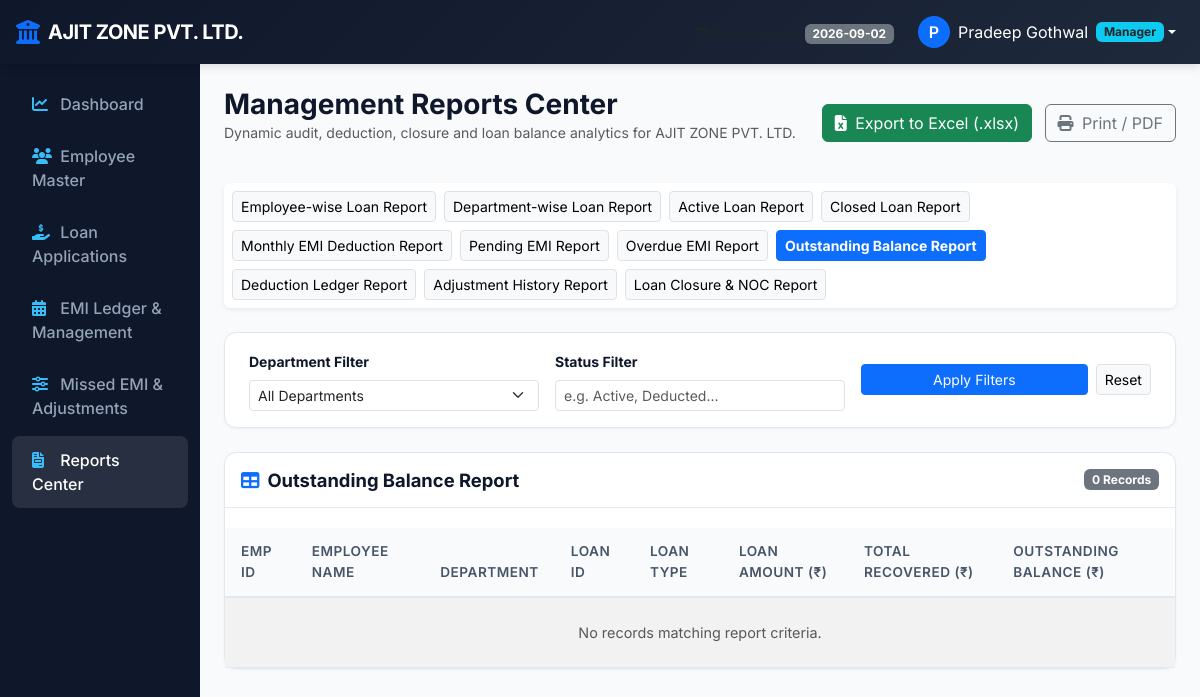
Before: /reports?type=outstanding (signed in) with the older database file.
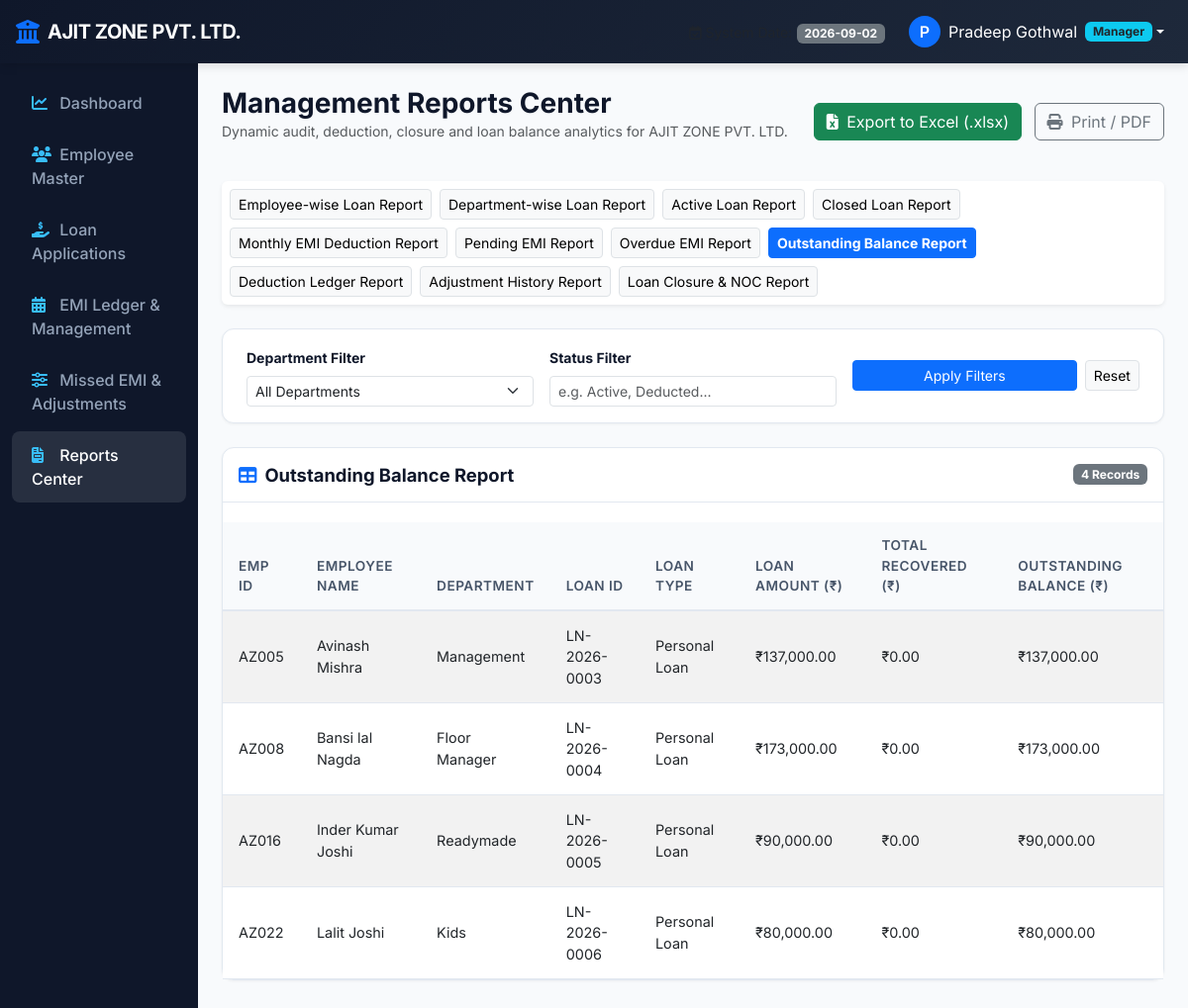
After: the same page with the newer database file.
### models.py (models this page shows)
class Employee(db.Model):
    __tablename__ = 'employees'
    id = db.Column(db.Integer, primary_key=True)
    emp_id = db.Column(db.String(32), unique=True, nullable=False, index=True)
    name = db.Column(db.String(128), nullable=False)
    department = db.Column(db.String(64), nullable=False, index=True)
    designation = db.Column(db.String(64), nullable=False)
    current_salary = db.Column(db.Float, nullable=False, default=0.0)
    email = db.Column(db.String(128), nullable=True)
    phone = db.Column(db.String(32), nullable=True)
    pan_number = db.Column(db.String(32), nullable=True)
    aadhar_number = db.Column(db.String(32), nullable=True)
    bank_name = db.Column(db.String(64), nullable=True)
    bank_account_no = db.Column(db.String(64), nullable=True)
    ifsc_code = db.Column(db.String(32), nullable=True)
    status = db.Column(db.String(16), nullable=False, default='Active') # Active, Inactive, Terminated
    hiring_date = db.Column(db.Date, nullable=True)
    joining_date = db.Column(db.Date, nullable=True)
    address = db.Column(db.Text, nullable=True)
    city = db.Column(db.String(64), nullable=True)
    emergency_contact = db.Column(db.String(64), nullable=True)
    emergency_relation = db.Column(db.String(32), nullable=True)
    emergency_phone = db.Column(db.String(32), nullable=True)
    created_at = db.Column(db.DateTime, default=datetime.utcnow)
    updated_at = db.Column(db.DateTime, default=datetime.utcnow, onupdate=datetime.utcnow)
    loans = db.relationship('Loan', backref='employee', lazy=True)

class Loan(db.Model):
    __tablename__ = 'loans'
    id = db.Column(db.Integer, primary_key=True)
    loan_id = db.Column(db.String(32), unique=True, nullable=False, index=True)
    employee_id = db.Column(db.Integer, db.ForeignKey('employees.id'), nullable=False)
    loan_type = db.Column(db.String(64), nullable=False) # Personal Loan, Emergency Advance, Salary Advance, Medical Loan, Home Loan
    loan_amount = db.Column(db.Float, nullable=False)
    monthly_emi = db.Column(db.Float, nullable=False)
    interest_rate = db.Column(db.Float, default=0.0) # Annual Interest Rate %
    processing_fee = db.Column(db.Float, default=0.0) # Processing Fee Amount
    emi_start_date = db.Column(db.Date, nullable=False)
    emi_deduction_day = db.Column(db.Integer, nullable=False, default=5)
    tenure_months = db.Column(db.Integer, nullable=False)
    tenure_from = db.Column(db.Date, nullable=True)
    tenure_to = db.Column(db.Date, nullable=True)
    reason = db.Column(db.Text, nullable=True)
    remarks = db.Column(db.Text, nullable=True)
    declaration_accepted = db.Column(db.Boolean, default=True)
    application_date = db.Column(db.Date, default=datetime.utcnow().date)
    approval_status = db.Column(db.String(32), nullable=False, default='Pending') # Pending, Approved, Rejected
    approval_date = db.Column(db.DateTime, nullable=True)
    approved_by_id = db.Column(db.Integer, db.ForeignKey('users.id'), nullable=True)
    disbursement_date = db.Column(db.DateTime, nullable=True)
    loan_status = db.Column(db.String(32), nullable=False, default='Pending') # Pending, Active, Closed, Rejected
    workflow_status = db.Column(db.String(32), nullable=False, default='Submitted')
    total_recovered = db.Column(db.Float, default=0.0)
    outstanding_balance = db.Column(db.Float, default=0.0)
    created_at = db.Column(db.DateTime, default=datetime.utcnow)
    schedules = db.relationship('EMISchedule', backref='loan', cascade='all, delete-orphan', lazy=True)
    deductions = db.relationship('EMIDeduction', backref='loan', cascade='all, delete-orphan', lazy=True)
    adjustments = db.relationship('EMIAdjustment', backref='loan', cascade='all, delete-orphan', lazy=True)
    documents = db.relationship('LoanDocument', backref='loan', cascade='all, delete-orphan', lazy=True)
    closure = db.relationship('LoanClosure', backref='loan', uselist=False, cascade='all, delete-orphan')

### routes/reports.py (the view, shortened to what this page needs)
@reports_bp.route('/reports')
@login_required
@permission_required('reports', 'view')
def index():
    report_type = request.args.get('type', 'active_loans')
    dept_filter = request.args.get('department', '').strip()
    status_filter = request.args.get('status', '').strip()
    start_date = request.args.get('start_date', '').strip()
    end_date = request.args.get('end_date', '').strip()
    export_fmt = request.args.get('export', '').strip()
    if export_fmt == 'excel':
        if not (g.user.is_superadmin() or g.user.has_permission('reports', 'export')):
            flash('Access Denied: You do not have permission to export reports to Excel.', 'danger')
            return redirect(url_for('reports.index', type=report_type))
    emp_id_filter = None
    if not g.user.can_view_all('reports'):
        emp_id_filter = g.user.employee_id or -1
    columns, rows = generate_report_data(report_type, dept_filter, status_filter, start_date, end_date, emp_id_filter=emp_id_filter)
    departments = db.session.query(Employee.department).distinct().all()
    departments = [d[0] for d in departments if d[0]]
    return render_template(
        'reports/index.html',
        report_types=REPORT_TYPES,
        current_report=report_type,
        columns=columns,
        rows=rows,
        departments=departments,
        selected_dept=dept_filter,
        selected_status=status_filter,
        start_date=start_date,
        end_date=end_date
    )

### models.py (called while the page is built)
    def is_superadmin(self):
        return self.role == 'Super_Admin' or self.is_primary_superadmin

    def get_permissions(self):
        if self.is_superadmin():
            from utils.permissions import MODULES_DEF
            perms = {}
            for m in MODULES_DEF:
                perms[m['id']] = list(m['actions'])
            return perms
        from utils.permissions import parse_user_permissions
        return parse_user_permissions(self.permissions, self.role)

    def has_permission(self, module, action):
        if self.is_superadmin():
            return True
        if not self.is_active:
            return False
        perms = self.get_permissions()
        module_actions = perms.get(module, [])
        if isinstance(module_actions, list):
            if action == 'view':
                return 'view_all' in module_actions or 'view_own' in module_actions
            return action in module_actions
        return False

    def can_view_all(self, module):
        if self.is_superadmin():
            return True
        perms = self.get_permissions()
        actions = perms.get(module, [])
        return 'view_all' in actions

### templates/reports/index.html (shortened to what this page needs)
{% extends 'base.html' %}
{% block content %}
<div class="d-flex justify-content-between align-items-center mb-4">
    <div>
        <h3 class="fw-bold mb-0">Management Reports Center</h3>
        <p class="text-muted small">Dynamic audit, deduction, closure and loan balance analytics for {{ COMPANY_NAME }}</p>
    </div>
    <div>
        {% if has_perm('reports', 'export') or is_superadmin() %}
        <a href="{{ url_for('reports.index', type=current_report, department=selected_dept, status=selected_status, export='excel') }}" class="btn btn-success me-2">
            <i class="fa-solid fa-file-excel me-1"></i> Export to Excel (.xlsx)
        </a>
        {% endif %}
        <button type="button" onclick="window.print()" class="btn btn-outline-secondary">
            <i class="fa-solid fa-print me-1"></i> Print / PDF
        </button>
    </div>
</div>
<div class="card mb-4 shadow-sm border-0">
    <div class="card-body p-2">
        <div class="d-flex flex-wrap gap-2">
            {% for r_key, r_name in report_types.items() %}
            <a href="{{ url_for('reports.index', type=r_key) }}" class="btn btn-sm {% if current_report == r_key %}btn-primary fw-bold{% else %}btn-light border{% endif %}">
                {{ r_name }}
            </a>
            {% endfor %}
        </div>
    </div>
</div>
<div class="content-card mb-4 py-3">
    <form method="GET" action="{{ url_for('reports.index') }}" class="row g-3 align-items-center">
        <div class="col-md-4">
            <label class="form-label small fw-bold">Department Filter</label>
            <select name="department" class="form-select form-select-sm" onchange="this.form.submit()">
                <option value="">All Departments</option>
            </select>
        </div>
        <div class="col-md-4">
            <label class="form-label small fw-bold">Status Filter</label>
            <input type="text" name="status" class="form-control form-control-sm" placeholder="e.g. Active, Deducted..." value="{{ selected_status }}">
        </div>
        <div class="col-md-4 d-flex align-items-end gap-2">
            <button type="submit" class="btn btn-sm btn-primary w-100">Apply Filters</button>
            <a href="{{ url_for('reports.index', type=current_report) }}" class="btn btn-sm btn-light border">Reset</a>
        </div>
    </form>
</div>
<div class="content-card p-0">
    <div class="card-header-flex px-3 pt-3">
        <h5 class="card-title-main"><i class="fa-solid fa-table me-2 text-primary"></i>{{ report_types.get(current_report) }}</h5>
        <span class="badge bg-secondary">{{ rows | length }} Records</span>
    </div>
    <div class="table-responsive">
        <table class="table table-custom table-striped">
            <thead>
                <tr>
                    {% for col in columns %}
                    <th>{{ col }}</th>
                    {% endfor %}
                </tr>
            </thead>
            <tbody>
                {% for row in rows %}
                <tr>
                    {% for cell in row %}
                    <td>
                        {% if cell is number %}
                            {% if loop.index in [5, 6, 7, 8] and current_report != 'dept_loans' %}
                                {{ cell | inr }}
                            {% else %}
                                {{ cell }}
                            {% endif %}
                        {% else %}
                            {{ cell }}
                        {% endif %}
                    </td>
                    {% endfor %}
                </tr>
                {% else %}
                <tr><td colspan="{{ columns | length }}" class="text-center text-muted py-4">No records matching report criteria.</td></tr>
                {% endfor %}
            </tbody>
        </table>
    </div>
</div>
{% endblock %}

Changed rows visible on the page:
now on this page (row unchanged): Employee: emp "AZ005", name "Avinash Mishra", department "Management"
added Loan: loan "LN-2026-0003", loan_type "Personal Loan", loan_amount "₹137,000.00", total_recovered "₹0.00", outstanding_balance "₹137,000.00"
now on this page (row unchanged): Employee: emp "AZ008", name "Bansi lal Nagda", department "Floor Manager"
added Loan: loan "LN-2026-0004", loan_type "Personal Loan", loan_amount "₹173,000.00", total_recovered "₹0.00", outstanding_balance "₹173,000.00"
now on this page (row unchanged): Employee: emp "AZ016", name "Inder Kumar Joshi", department "Readymade"
added Loan: loan "LN-2026-0005", loan_type "Personal Loan", loan_amount "₹90,000.00", total_recovered "₹0.00", outstanding_balance "₹90,000.00"
now on this page (row unchanged): Employee: emp "AZ022", name "Lalit Joshi", department "Kids"
added Loan: loan "LN-2026-0006", loan_type "Personal Loan", loan_amount "₹80,000.00", total_recovered "₹0.00", outstanding_balance "₹80,000.00"
Other visible differences:
{{ rows | length }}: "0" → "4"
text no longer shown: "No records matching report criteria."
